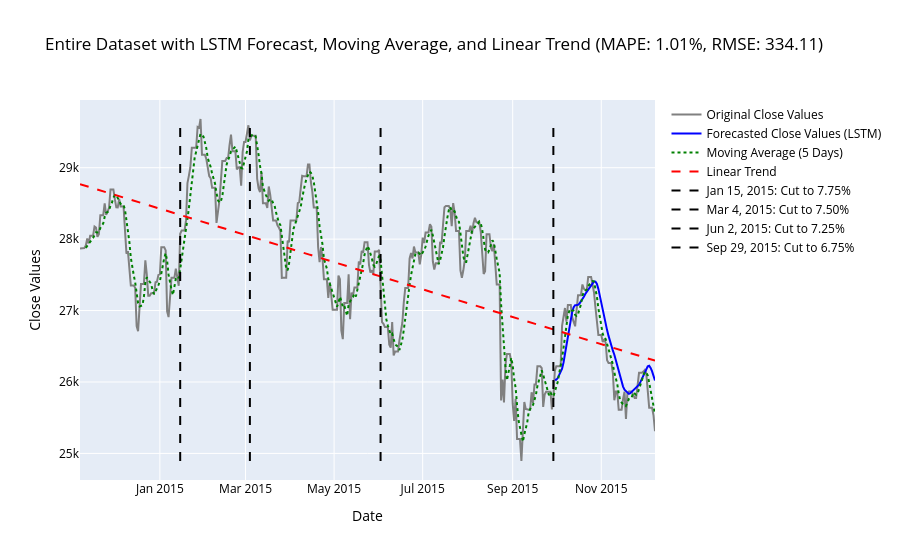

Notebook source saved alongside this figure:
### Markdown cell above
Graph: Show entire dataset (original + prediction + moving average + trend)

### Code cell
# Plot the results for the first set of interest rate cut events

# Original Close Values
trace_original = go.Scatter(
    x=filtered_data['Date'], 
    y=filtered_data['Close'], 
    mode='lines', 
    name='Original Close Values',
    line=dict(color='grey')
)

# LSTM Predictions
trace_lstm = go.Scatter(
    x=filtered_data['Date'][split_index+seq_length:], 
    y=predictions.flatten(), 
    mode='lines', 
    name='Forecasted Close Values (LSTM)',
    line=dict(color='blue')
)

# Moving Average (5 Days)
trace_moving_avg = go.Scatter(
    x=filtered_data['Date'], 
    y=filtered_data['Moving_Average'], 
    mode='lines', 
    name='Moving Average (5 Days)',
    line=dict(color='green', dash='dot')
)

# Linear Trend Line
trace_linear_trend = go.Scatter(
    x=filtered_data['Date'], 
    y=filtered_data['Linear_Trend'], 
    mode='lines', 
    name='Linear Trend',
    line=dict(color='red', dash='dash')
)

# Vertical Lines for interest rate cuts (Updated for all events)
vertical_lines = [
    go.Scatter(
        x=[pd.to_datetime('2015-01-15'), pd.to_datetime('2015-01-15')],
        y=[filtered_data['Close'].min(), filtered_data['Close'].max()],
        mode='lines',
        line=dict(color='black', dash='dash'),
        name='Jan 15, 2015: Cut to 7.75%'
    ),
    go.Scatter(
        x=[pd.to_datetime('2015-03-04'), pd.to_datetime('2015-03-04')],
        y=[filtered_data['Close'].min(), filtered_data['Close'].max()],
        mode='lines',
        line=dict(color='black', dash='dash'),
        name='Mar 4, 2015: Cut to 7.50%'
    ),
    go.Scatter(
        x=[pd.to_datetime('2015-06-02'), pd.to_datetime('2015-06-02')],
        y=[filtered_data['Close'].min(), filtered_data['Close'].max()],
        mode='lines',
        line=dict(color='black', dash='dash'),
        name='Jun 2, 2015: Cut to 7.25%'
    ),
    go.Scatter(
        x=[pd.to_datetime('2015-09-29'), pd.to_datetime('2015-09-29')],
        y=[filtered_data['Close'].min(), filtered_data['Close'].max()],
        mode='lines',
        line=dict(color='black', dash='dash'),
        name='Sep 29, 2015: Cut to 6.75%'
    )
]

# Combine all traces for the first graph
layout = go.Layout(
    title=f"Entire Dataset with LSTM Forecast, Moving Average, and Linear Trend (MAPE: {mape:.2f}%, RMSE: {rmse_value:.2f})",
    xaxis_title="Date",
    yaxis_title="Close Values",
    font=dict(color="black"),
    xaxis=dict(showgrid=True),
    yaxis=dict(showgrid=True)
)

fig = go.Figure(data=[trace_original, trace_lstm, trace_moving_avg, trace_linear_trend] + vertical_lines, layout=layout)
fig.show()

### Figure 1 — Plotly figure (JSON) as saved in the notebook; plotly's stock layout.template omitted (floating-point values rounded to 4 significant figures; data arrays with more than 128 entries replaced by an {"elided": "..."} marker saying what was removed)
{"data": [{"line": {"color": "grey"}, "mode": "lines", "name": "Original Close Values", "type": "scatter", "x": {"elided": "397 str values"}, "y": {"elided": "397 float values"}}, {"line": {"color": "blue"}, "mode": "lines", "name": "Forecasted Close Values (LSTM)", "type": "scatter", "x": ["2015-09-30T00:00:00", "2015-10-01T00:00:00", "2015-10-02T00:00:00", "2015-10-03T00:00:00", "2015-10-04T00:00:00", "2015-10-05T00:00:00", "2015-10-06T00:00:00", "2015-10-07T00:00:00", "2015-10-08T00:00:00", "2015-10-09T00:00:00", "2015-10-10T00:00:00", "2015-10-11T00:00:00", "2015-10-12T00:00:00", "2015-10-13T00:00:00", "2015-10-14T00:00:00", "2015-10-15T00:00:00", "2015-10-16T00:00:00", "2015-10-17T00:00:00", "2015-10-18T00:00:00", "2015-10-19T00:00:00", "2015-10-20T00:00:00", "2015-10-21T00:00:00", "2015-10-22T00:00:00", "2015-10-23T00:00:00", "2015-10-24T00:00:00", "2015-10-25T00:00:00", "2015-10-26T00:00:00", "2015-10-27T00:00:00", "2015-10-28T00:00:00", "2015-10-29T00:00:00", "2015-10-30T00:00:00", "2015-10-31T00:00:00", "2015-11-01T00:00:00", "2015-11-02T00:00:00", "2015-11-03T00:00:00", "2015-11-04T00:00:00", "2015-11-05T00:00:00", "2015-11-06T00:00:00", "2015-11-07T00:00:00", "2015-11-08T00:00:00", "2015-11-09T00:00:00", "2015-11-10T00:00:00", "2015-11-11T00:00:00", "2015-11-12T00:00:00", "2015-11-13T00:00:00", "2015-11-14T00:00:00", "2015-11-15T00:00:00", "2015-11-16T00:00:00", "2015-11-17T00:00:00", "2015-11-18T00:00:00", "2015-11-19T00:00:00", "2015-11-20T00:00:00", "2015-11-21T00:00:00", "2015-11-22T00:00:00", "2015-11-23T00:00:00", "2015-11-24T00:00:00", "2015-11-25T00:00:00", "2015-11-26T00:00:00", "2015-11-27T00:00:00", "2015-11-28T00:00:00", "2015-11-29T00:00:00", "2015-11-30T00:00:00", "2015-12-01T00:00:00", "2015-12-02T00:00:00", "2015-12-03T00:00:00", "2015-12-04T00:00:00", "2015-12-05T00:00:00", "2015-12-06T00:00:00", "2015-12-07T00:00:00", "2015-12-08T00:00:00"], "y": [26030.0, 26030.0, 26050.0, 26090.0, 26140.0, 26190.0, 26270.0, 26390.0, 26530.0, 26650.0, 26770.0, 26890.0, 26980.0, 27050.0, 27080.0, 27080.0, 27080.0, 27100.0, 27130.0, 27150.0, 27190.0, 27230.0, 27260.0, 27290.0, 27320.0, 27360.0, 27390.0, 27410.0, 27410.0, 27370.0, 27300.0, 27200.0, 27100.0, 26990.0, 26890.0, 26800.0, 26730.0, 26650.0, 26570.0, 26500.0, 26440.0, 26380.0, 26300.0, 26220.0, 26150.0, 26080.0, 26000.0, 25940.0, 25890.0, 25870.0, 25840.0, 25830.0, 25843, 25860.0, 25890.0, 25910.0, 25930.0, 25940.0, 25960.0, 26000.0, 26050.0, 26100.0, 26140.0, 26190.0, 26220.0, 26230.0, 26200.0, 26150.0, 26090.0, 26020.0]}, {"line": {"color": "green", "dash": "dot"}, "mode": "lines", "name": "Moving Average (5 Days)", "type": "scatter", "x": {"elided": "397 str values"}, "y": {"elided": "397 float values"}}, {"line": {"color": "red", "dash": "dash"}, "mode": "lines", "name": "Linear Trend", "type": "scatter", "x": {"elided": "397 str values"}, "y": {"elided": "397 float values"}}, {"line": {"color": "black", "dash": "dash"}, "mode": "lines", "name": "Jan 15, 2015: Cut to 7.75%", "type": "scatter", "x": ["2015-01-15T00:00:00", "2015-01-15T00:00:00"], "y": [24890.0, 29680.0]}, {"line": {"color": "black", "dash": "dash"}, "mode": "lines", "name": "Mar 4, 2015: Cut to 7.50%", "type": "scatter", "x": ["2015-03-04T00:00:00", "2015-03-04T00:00:00"], "y": [24890.0, 29680.0]}, {"line": {"color": "black", "dash": "dash"}, "mode": "lines", "name": "Jun 2, 2015: Cut to 7.25%", "type": "scatter", "x": ["2015-06-02T00:00:00", "2015-06-02T00:00:00"], "y": [24890.0, 29680.0]}, {"line": {"color": "black", "dash": "dash"}, "mode": "lines", "name": "Sep 29, 2015: Cut to 6.75%", "type": "scatter", "x": ["2015-09-29T00:00:00", "2015-09-29T00:00:00"], "y": [24890.0, 29680.0]}], "layout": {"font": {"color": "black"}, "title": {"text": "Entire Dataset with LSTM Forecast, Moving Average, and Linear Trend (MAPE: 1.01%, RMSE: 334.11)"}, "xaxis": {"showgrid": true, "title": {"text": "Date"}}, "yaxis": {"showgrid": true, "title": {"text": "Close Values"}}}}
